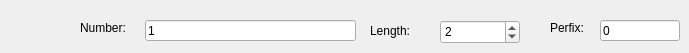
     <widget class="QWidget" name="tab_10">
      <attribute name="title">
       <string>Run</string>
      </attribute>
      <widget class="QSpinBox" name="txtSSRunLen">
       <property name="geometry">
        <rect>
         <x>440</x>
         <y>20</y>
         <width>80</width>
         <height>24</height>
        </rect>
       </property>
       <property name="toolTip">
        <string>&lt;html&gt;&lt;head/&gt;&lt;body&gt;&lt;p&gt;&lt;span style=&quot; font-size:18pt; color:#0000ff;&quot;&gt;RunLen: the length of run counter, e.g. RunLen=3 -&amp;gt; output run-001, rub-002&lt;/span&gt;&lt;/p&gt;&lt;p&gt;&lt;span style=&quot; font-size:18pt; color:#0000ff;&quot;&gt;RunLen &amp;gt; 1&lt;/span&gt;&lt;/p&gt;&lt;/body&gt;&lt;/html&gt;</string>
       </property>
       <property name="minimum">
        <number>1</number>
       </property>
       <property name="maximum">
        <number>999999999</number>
       </property>
       <property name="value">
        <number>2</number>
       </property>
      </widget>
      <widget class="QLineEdit" name="txtSSRunNum">
       <property name="geometry">
        <rect>
         <x>145</x>
         <y>20</y>
         <width>211</width>
         <height>21</height>
        </rect>
       </property>
       <property name="toolTip">
        <string>&lt;html&gt;&lt;head/&gt;&lt;body&gt;&lt;p&gt;&lt;span style=&quot; font-size:18pt; color:#0000ff;&quot;&gt;RunNum: sequence of run counters for corresponding subjects&lt;/span&gt;&lt;/p&gt;&lt;p&gt;&lt;br/&gt;&lt;/p&gt;&lt;p&gt;&lt;span style=&quot; font-size:18pt; color:#0000ff;&quot;&gt;RunNum = 12 then all subjects have 12 runs&lt;/span&gt;&lt;/p&gt;&lt;p&gt;&lt;br/&gt;&lt;/p&gt;&lt;p&gt;&lt;span style=&quot; font-size:18pt; color:#0000ff;&quot;&gt;RunNum = [11,2,10] then 1st subject has 11 runs, 2nd subject has 2 runs, and 3rd has 10 runs&lt;/span&gt;&lt;/p&gt;&lt;/body&gt;&lt;/html&gt;</string>
       </property>
       <property name="text">
        <string>1</string>
       </property>
      </widget>
      <widget class="QLineEdit" name="txtSSRunPer">
       <property name="geometry">
        <rect>
         <x>600</x>
         <y>20</y>
         <width>80</width>
         <height>21</height>
        </rect>
       </property>
       <property name="toolTip">
        <string>&lt;html&gt;&lt;head/&gt;&lt;body&gt;&lt;p&gt;&lt;span style=&quot; font-size:18pt; color:#0000ff;&quot;&gt;RunPer: content of subject counter, e.g. RunPer = 0 -&amp;gt; run-001 OR RunPer = A -&amp;gt; run-AA1&lt;/span&gt;&lt;/p&gt;&lt;/body&gt;&lt;/html&gt;</string>
       </property>
       <property name="text">
        <string>0</string>
       </property>
      </widget>
      <widget class="QLabel" name="label_18">
       <property name="geometry">
        <rect>
         <x>370</x>
         <y>20</y>
         <width>60</width>
         <height>21</height>
        </rect>
       </property>
       <property name="text">
        <string>Length:</string>
       </property>
      </widget>
      <widget class="QLabel" name="label_21">
       <property name="geometry">
        <rect>
         <x>550</x>
         <y>20</y>
         <width>60</width>
         <height>16</height>
        </rect>
       </property>
       <property name="text">
        <string>Perfix:</string>
       </property>
      </widget>
      <widget class="QLabel" name="label_16">
       <property name="geometry">
        <rect>
         <x>80</x>
         <y>20</y>
         <width>60</width>
         <height>16</height>
        </rect>
       </property>
       <property name="text">
        <string>Number:</string>
       </property>
      </widget>
     </widget>
